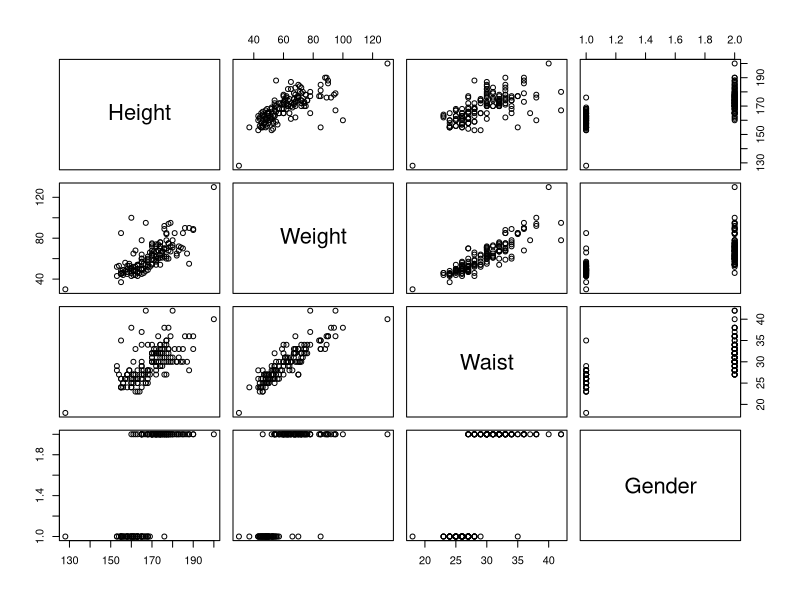
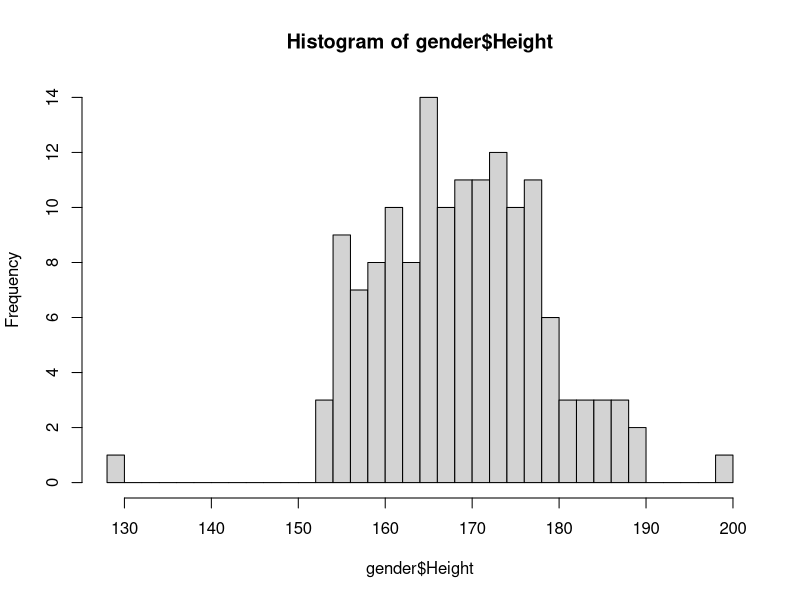
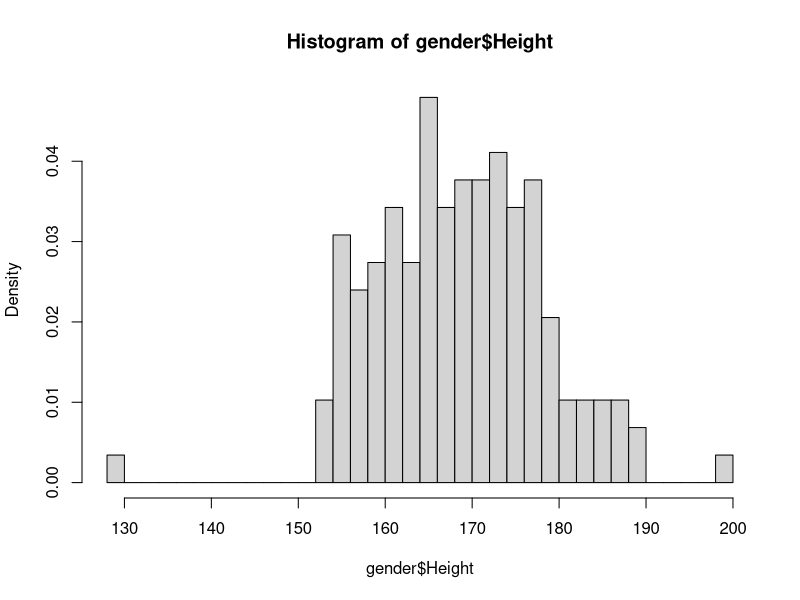
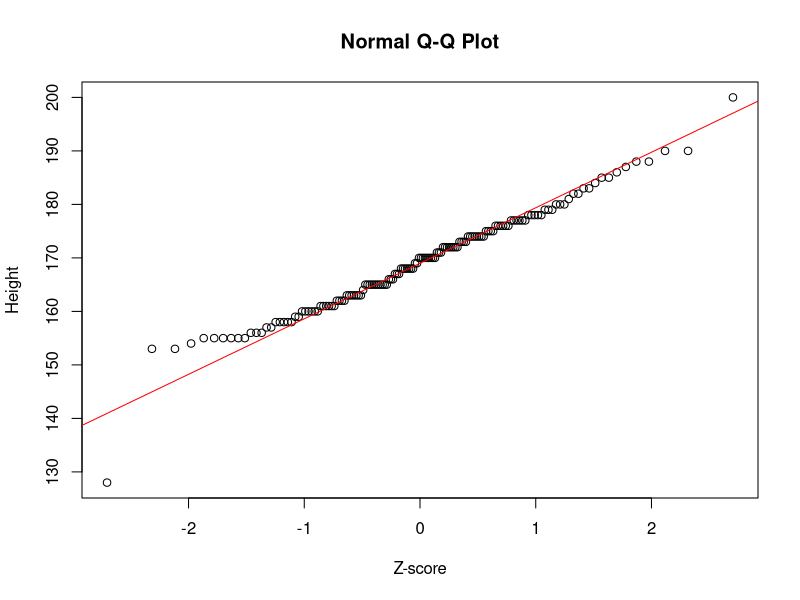
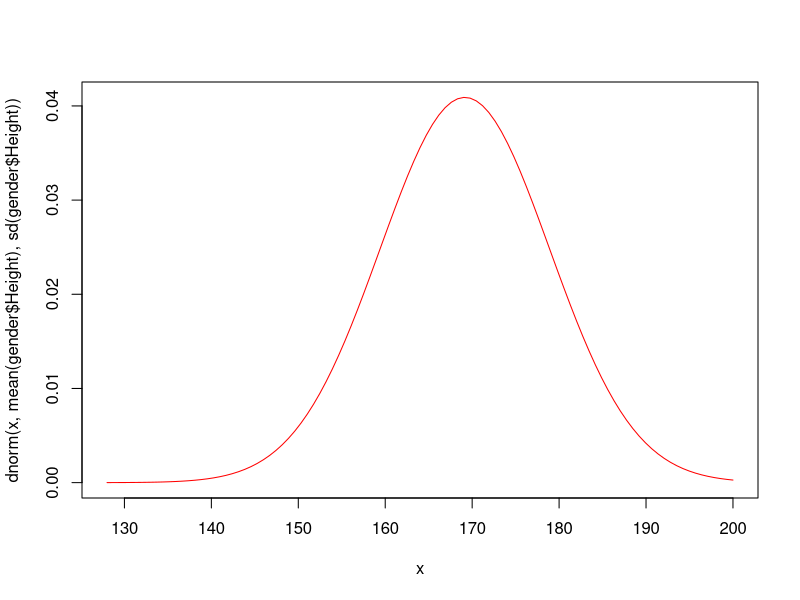

Write R code to recreate these figures, in order. (Note: this script raises an error after producing the figures.)
gender <- read.csv("gender_outlier.csv")
gender
attributes(gender)
summary(gender)
plot(gender)

var = c(1:3)
# colMeans(gender[,-5])
corr = cor(gender[var],use = "pairwise")
corr

covv=cov(gender[var], use="pairwise")
covv
install.packages("timeDate")
library(timeDate)
skewness(gender[,1:3]) # https://en.wikipedia.org/wiki/Skewness
kurtosis(gender[,1:3]) # https://en.wikipedia.org/wiki/Kurtosis
#偏態值 > 0，為正偏態，分配集中在平均數以下，低分群的個體較多。
#偏態值 < 0，為負偏態，分配集中在平均數以上，高分群的個體較多。
#峰度值 > 3，為高狹峰，較常態分配來得高瘦。
#峰度值 < 3，為低闊峰，較常態分配來得矮胖。

attributes(gender)
# 判定男女生在身
male = subset(gender,Gender=="male")
female = subset(gender,Gender=="female")
var.test(male$Height,female$Height) #变异数检定
t.test(male$Height, female$Height, var.equal = FALSE)
t.test(male$Height, female$Height, alternative = "less",var.equal = TRUE) #alternative表示对立假说为

# 判定男女生在体重
male = subset(gender,Gender=="male")
female = subset(gender,Gender=="female")
var.test(male$Weight,female$Weight) #变异数检定
t.test(male$Weight, female$Weight, var.equal = FALSE)
t.test(male$Weight, female$Weight, alternative = "less",var.equal = TRUE) #alternative表示对立假说为

# 判定男女生胸围
male = subset(gender,Gender=="male")
female = subset(gender,Gender=="female")
var.test(male$Waist,female$Waist) #变异数检定
t.test(male$Waist, female$Waist, var.equal = FALSE)
t.test(male$Waist, female$Waist, alternative = "greate",var.equal = TRUE) #alternative表示对立假说为

# 身高、体重、腰围是否符合常态分配
attach((gender))
hist(gender$Height, breaks=seq(128, 200.0, 2))
hist(gender$Height, breaks=seq(128, 200.0, 2), prob=TRUE)
# hist(Sepal.Length, breaks=seq(4.0, 8.0, 0.25), prob=TRUE)
qqnorm(gender$Height, xlab= "Z-score", ylab="Height")
qqline(gender$Height, col="red")
curve(dnorm(x, mean(gender$Height), sd(gender$Height)), 128, 200.0, col="red")
shapiro.test(gender$Height)
qqplot(Sepal.Length, Sepal.Width) #判定兩者的機率分配是否相似
install.packages("nortest")
library(nortest)

ad.test(gender$Height)
sf.test(gender$Height)
cvm.test(gender$Height)
lillie.test(gender$Height)
pearson.test(gender$Height)
shapiro.test(gender$Height)


ad.test(gender$Weight)
sf.test(gender$Weight)
cvm.test(gender$Weight)
lillie.test(gender$Weight)
pearson.test(gender$Weight)
shapiro.test(gender$Weight)

ad.test(gender$Waist)
sf.test(gender$Waist)
cvm.test(gender$Waist)
lillie.test(gender$Waist)
pearson.test(gender$Waist)
shapiro.test(gender$Waist)
